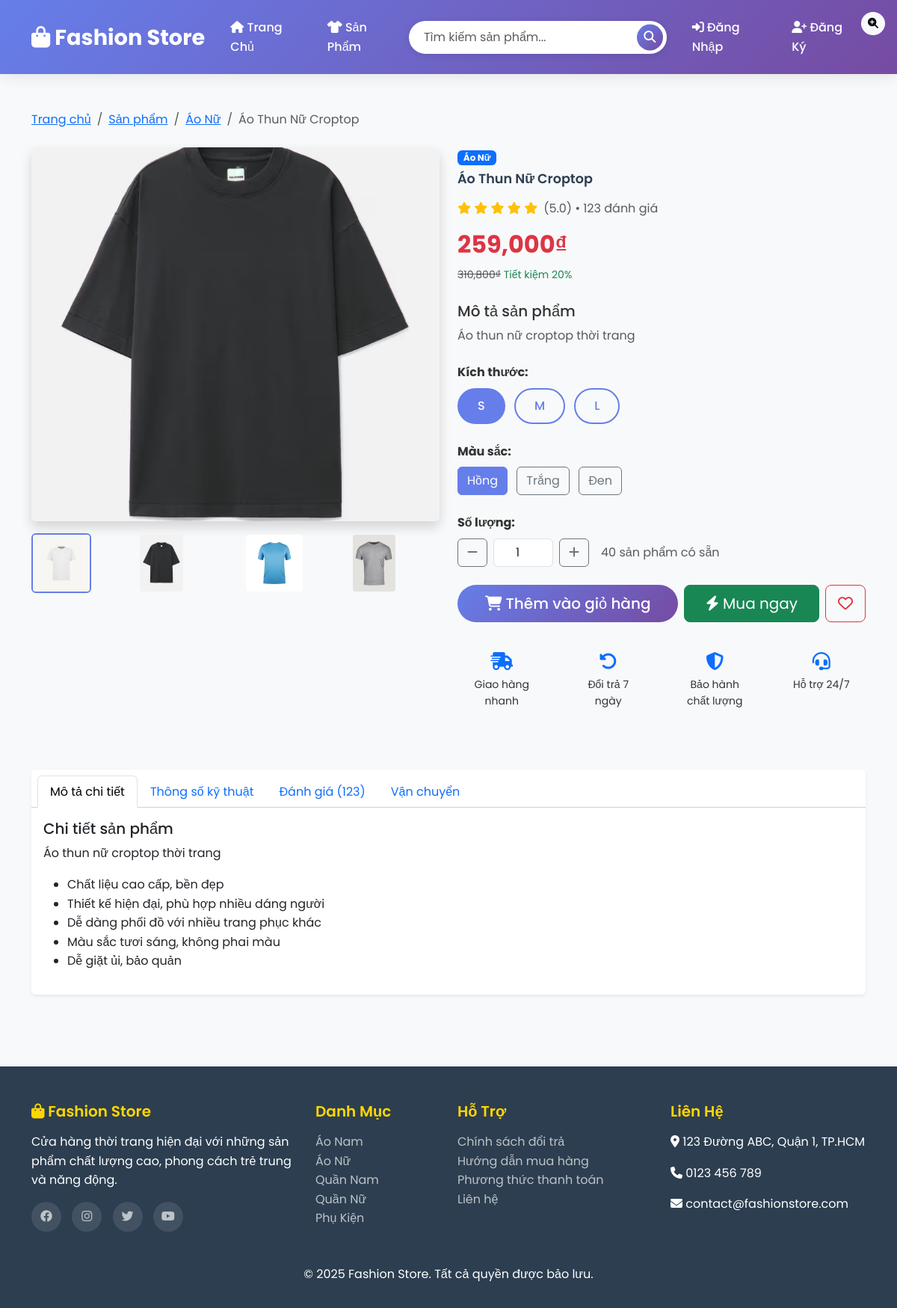
The app's page /product/3 with its own data.
### tables this page shows
CREATE TABLE categories (
            id INTEGER PRIMARY KEY AUTOINCREMENT,
            name TEXT UNIQUE NOT NULL,
            description TEXT,
            created_at TIMESTAMP DEFAULT CURRENT_TIMESTAMP
        );

CREATE TABLE products (
            id INTEGER PRIMARY KEY AUTOINCREMENT,
            name TEXT NOT NULL,
            description TEXT,
            price REAL NOT NULL,
            category_id INTEGER,
            image_url TEXT,
            stock INTEGER DEFAULT 0,
            size TEXT,
            color TEXT,
            created_at TIMESTAMP DEFAULT CURRENT_TIMESTAMP,
            FOREIGN KEY (category_id) REFERENCES categories (id)
        );

### app.py (the view)
    def product_detail(self, product_id):
        conn = self.get_db_connection()
        product = conn.execute('''
            SELECT p.*, c.name as category_name
            FROM products p
            LEFT JOIN categories c ON p.category_id = c.id
            WHERE p.id=?
        ''', (product_id,)).fetchone()
        if not product:
            flash('Sản phẩm không tồn tại!')
            return redirect(url_for('products'))
        related = conn.execute('''
            SELECT p.*, c.name as category_name
            FROM products p
            LEFT JOIN categories c ON p.category_id = c.id
            WHERE p.category_id=? AND p.id!=?
            LIMIT 4
        ''', (product['category_id'], product_id)).fetchall()
        conn.close()
        return render_template('product_detail.html', product=product, related_products=related)

### app.py (called while the page is built)
    def get_db_connection(self):
        conn = sqlite3.connect(self.db_path)
        conn.row_factory = sqlite3.Row  # cho phép truy xuất theo tên cột
        return conn

### templates/product_detail.html (shortened to what this page needs)
{% extends "base.html" %}
{% block content %}
<div class="container">
    <nav aria-label="breadcrumb" class="mb-4">
        <ol class="breadcrumb">
            <li class="breadcrumb-item"><a href="{{ url_for('index') }}">Trang chủ</a></li>
            <li class="breadcrumb-item"><a href="{{ url_for('products') }}">Sản phẩm</a></li>
            {% if product.category_name %}
            <li class="breadcrumb-item"><a href="{{ url_for('products', category=product.category_id) }}">{{ product.category_name }}</a></li>
            {% endif %}
            <li class="breadcrumb-item active">{{ product.name }}</li>
        </ol>
    </nav>
    <div class="row">
        <div class="col-lg-6 mb-4">
            <div class="product-images">
                <div class="main-image mb-3">
                    <img id="mainImage" src="/static/images/aothunnambassic.jpg" class="img-fluid rounded shadow"
                         alt="{{ product.name }}" style="width: 100%; height: 500px; object-fit: cover;"
                         onerror="this.src='https://via.placeholder.com/500x500/667eea/ffffff?text={{ product.name }}'">
                    <div class="position-absolute top-0 end-0 m-3">
                        <button class="btn btn-light btn-sm rounded-circle" onclick="zoomImage()">
                            <i class="fas fa-search-plus"></i>
                        </button>
                    </div>
                </div>
                <div class="thumbnail-images">
                    <div class="row">
                        <div class="col-3">
                            <img src="/static/images/aothunnambassictrang.jpg" class="img-fluid rounded thumbnail active"
                                 onclick="changeImage(this.src)" style="cursor: pointer; height: 80px; object-fit: cover;">
                        </div>
                        <div class="col-3">
                            <img src="/static/images/aothunnambassic.jpg"
                                 class="img-fluid rounded thumbnail" onclick="changeImage(this.src)"
                                 style="cursor: pointer; height: 80px; object-fit: cover;">
                        </div>
                        <div class="col-3">
                            <img src="/static/images/aothunnambassicxanh.jpg"
                                 class="img-fluid rounded thumbnail" onclick="changeImage(this.src)"
                                 style="cursor: pointer; height: 80px; object-fit: cover;">
                        </div>
                        <div class="col-3">
                            <img src="/static/images/aothunnambassicxam.jpg"
                                 class="img-fluid rounded thumbnail" onclick="changeImage(this.src)"
                                 style="cursor: pointer; height: 80px; object-fit: cover;">
                        </div>
                    </div>
                </div>
            </div>
        </div>
        <div class="col-lg-6">
            <div class="product-info">
                {% if product.category_name %}
                <span class="badge bg-primary mb-2">{{ product.category_name }}</span>
                {% endif %}
                <h1 class="product-title mb-3">{{ product.name }}</h1>
                <div class="rating mb-3">
                    <div class="d-flex align-items-center">
                        <div class="stars me-2">
                            <i class="fas fa-star text-warning"></i>
                            <i class="fas fa-star text-warning"></i>
                            <i class="fas fa-star text-warning"></i>
                            <i class="fas fa-star text-warning"></i>
                            <i class="fas fa-star text-warning"></i>
                        </div>
                        <span class="text-muted">(5.0) • 123 đánh giá</span>
                    </div>
                </div>
                <div class="price mb-4">
                    <h2 class="text-danger fw-bold">{{ "{:,.0f}".format(product.price) }}₫</h2>
                    <small class="text-muted"><del>{{ "{:,.0f}".format(product.price * 1.2) }}₫</del> <span class="text-success">Tiết kiệm 20%</span></small>
                </div>
                <div class="description mb-4">
                    <h5>Mô tả sản phẩm</h5>
                    <p class="text-muted">{{ product.description }}</p>
                </div>
                <form id="addToCartForm" class="product-options">
                    {% if product.size %}
                    <div class="mb-3">
                        <label class="form-label fw-bold">Kích thước:</label>
                        <div class="size-options">
                            {% for size in product.size.split(',') %}
                            <label class="btn btn-outline-primary me-2 mb-2" for="size{{ loop.index }}">{{ size.strip() }}</label>
                            {% endfor %}
                        </div>
                    </div>
                    {% endif %}
                    {% if product.color %}
                    <div class="mb-3">
                        <label class="form-label fw-bold">Màu sắc:</label>
                        <div class="color-options">
                            {% for color in product.color.split(',') %}
                            <label class="btn btn-outline-secondary me-2 mb-2" for="color{{ loop.index }}">{{ color.strip() }}</label>
                            {% endfor %}
                        </div>
                    </div>
                    {% endif %}
                    <div class="mb-4">
                        <label class="form-label fw-bold">Số lượng:</label>
                        <div class="quantity-selector d-flex align-items-center">
                            <button type="button" class="btn btn-outline-secondary" onclick="changeQuantity(-1)">
                                <i class="fas fa-minus"></i>
                            </button>
                            <input type="number" id="quantity" name="quantity" class="form-control mx-2 text-center"
                                   value="1" min="1" max="{{ product.stock }}" style="width: 80px;">
                            <button type="button" class="btn btn-outline-secondary" onclick="changeQuantity(1)">
                                <i class="fas fa-plus"></i>
                            </button>
                            <span class="ms-3 text-muted">{{ product.stock }} sản phẩm có sẵn</span>
                        </div>
                    </div>
                    <div class="action-buttons mb-4">
                        {% if product.stock > 0 %}
                        <div class="d-grid gap-2 d-md-flex">
                            <button type="submit" class="btn btn-primary btn-lg flex-grow-1">
                                <i class="fas fa-shopping-cart"></i> Thêm vào giỏ hàng
                            </button>
                            <button type="button" class="btn btn-success btn-lg flex-grow-1">
                                <i class="fas fa-bolt"></i> Mua ngay
                            </button>
                            <button type="button" class="btn btn-outline-danger btn-lg" onclick="toggleWishlist()">
                                <i class="far fa-heart" id="wishlistIcon"></i>
                            </button>
                        </div>
                        {% else %}
                        <div class="d-grid">
                            <button class="btn btn-secondary btn-lg" disabled>
                                <i class="fas fa-times"></i> Hết hàng
                            </button>
                        </div>
                        {% endif %}
                    </div>
                </form>
                <div class="product-features">
                    <div class="row text-center">
                        <div class="col-6 col-md-3 mb-3">
                            <div class="feature-item p-3">
                                <i class="fas fa-shipping-fast text-primary mb-2" style="font-size: 1.5rem;"></i>
                                <p class="small mb-0">Giao hàng nhanh</p>
                            </div>
                        </div>
                        <div class="col-6 col-md-3 mb-3">
                            <div class="feature-item p-3">
                                <i class="fas fa-undo-alt text-primary mb-2" style="font-size: 1.5rem;"></i>
                                <p class="small mb-0">Đổi trả 7 ngày</p>
                            </div>
                        </div>
                        <div class="col-6 col-md-3 mb-3">
                            <div class="feature-item p-3">
                                <i class="fas fa-shield-alt text-primary mb-2" style="font-size: 1.5rem;"></i>
                                <p class="small mb-0">Bảo hành chất lượng</p>
                            </div>
                        </div>
                        <div class="col-6 col-md-3 mb-3">
                            <div class="feature-item p-3">
                                <i class="fas fa-headset text-primary mb-2" style="font-size: 1.5rem;"></i>
                                <p class="small mb-0">Hỗ trợ 24/7</p>
                            </div>
                        </div>
                    </div>
                </div>
            </div>
        </div>
    </div>
    <div class="row mt-5">
        <div class="col-12">
            <div class="card border-0 shadow-sm">
                <div class="card-header bg-white">
                    <ul class="nav nav-tabs card-header-tabs" id="productTabs">
                        <li class="nav-item">
                            <a class="nav-link active" href="#description" data-bs-toggle="tab">Mô tả chi tiết</a>
                        </li>
                        <li class="nav-item">
                            <a class="nav-link" href="#specifications" data-bs-toggle="tab">Thông số kỹ thuật</a>
                        </li>
                        <li class="nav-item">
                            <a class="nav-link" href="#reviews" data-bs-toggle="tab">Đánh giá (123)</a>
                        </li>
                        <li class="nav-item">
                            <a class="nav-link" href="#shipping" data-bs-toggle="tab">Vận chuyển</a>
                        </li>
                    </ul>
                </div>
                <div class="card-body">
                    <div class="tab-content">
                        <div class="tab-pane fade show active" id="description">
                            <h5>Chi tiết sản phẩm</h5>
                            <p>{{ product.description }}</p>
                            <ul>
                                <li>Chất liệu cao cấp, bền đẹp</li>
                                <li>Thiết kế hiện đại, phù hợp nhiều dáng người</li>
                                <li>Dễ dàng phối đồ với nhiều trang phục khác</li>
                                <li>Màu sắc tươi sáng, không phai màu</li>
                                <li>Dễ giặt ủi, bảo quản</li>
                            </ul>
                        </div>
                    </div>
                </div>
            </div>
        </div>
    </div>
</div>
{% endblock %}

### templates/base.html (style rules this page uses)
* { margin: 0; padding: 0; box-sizing: border-box; }
body { font-family: 'Poppins', sans-serif; line-height: 1.6; color: #333; background-color: #f8f9fa; }
.product-title { font-weight: 600; color: #2c3e50; margin-bottom: 0.5rem; font-size: 1.1rem; }
.btn-primary { background: linear-gradient(135deg, #667eea 0%, #764ba2 100%); border: none; border-radius: 25px; padding: 10px 25px; font-weight: 500; transition: all 0.3s ease; }
.btn-outline-primary { border: 2px solid #667eea; color: #667eea; border-radius: 25px; padding: 10px 25px; font-weight: 500; transition: all 0.3s ease; }

### templates/product_detail.html (style rules this page uses)
.thumbnail { border: 2px solid transparent; transition: all 0.3s ease; }
.thumbnail.active { border-color: #667eea; }
.feature-item { transition: all 0.3s ease; }
.btn-check:checked + .btn { background-color: #667eea; border-color: #667eea; color: white; }

### records on screen
categories: category_name "Áo Nữ"
products: name "Áo Thun Nữ Croptop", price "259,000", product.price*1.2 "310,800", description "Áo thun nữ croptop thời trang", stock "40"

### other values on screen
{{ size.strip() }} "S" "M" "L"
{{ color.strip() }} "Hồng" "Trắng" "Đen"
